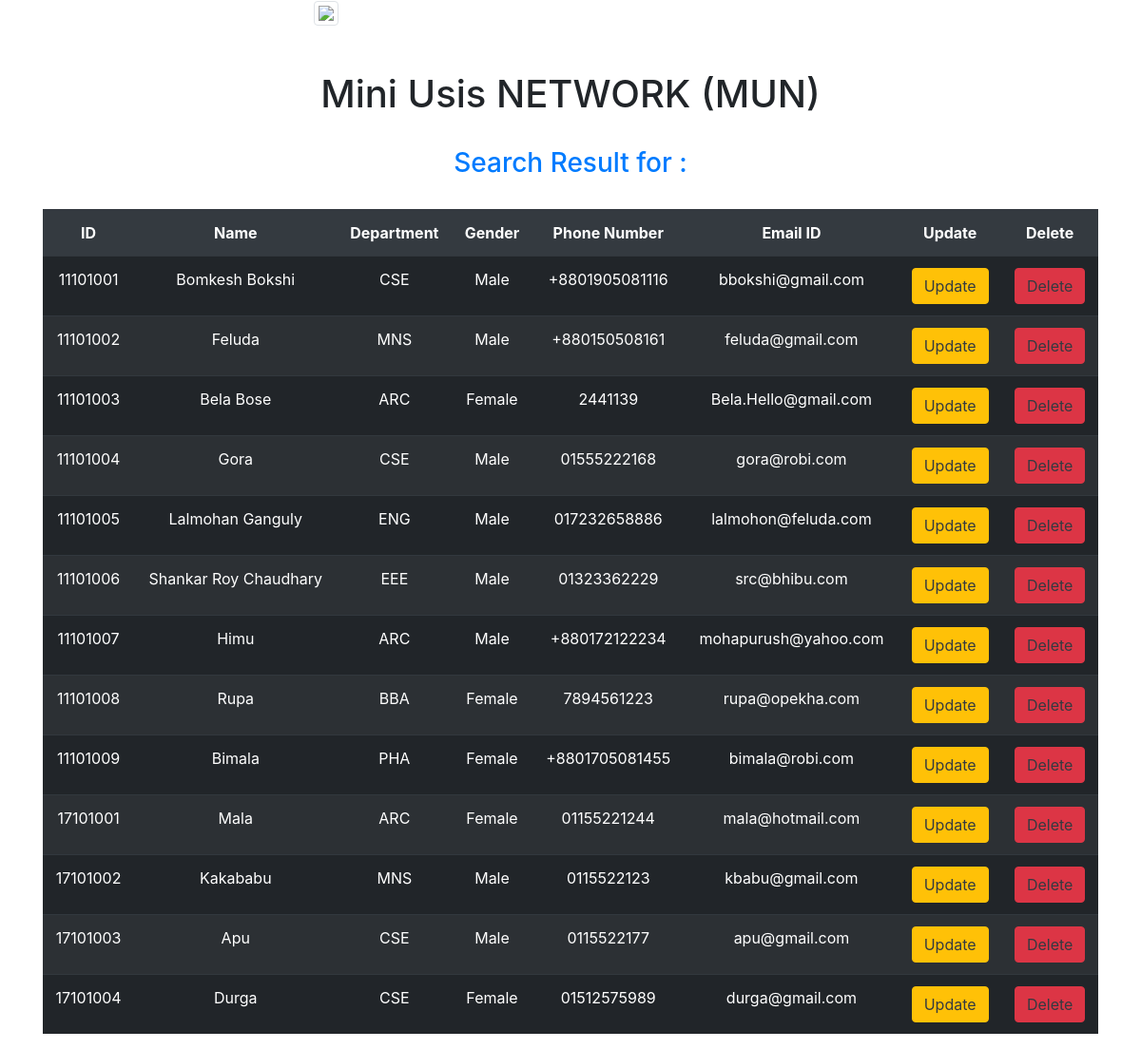
Page /Controller/search.php on the committed database.
### tables this page shows
CREATE TABLE `student` (
  `student_ID` varchar(255) NOT NULL,
  `Name` varchar(255) NOT NULL,
  `department` varchar(255) NOT NULL,
  `gender` varchar(255) NOT NULL,
  `phone_number` varchar(255) NOT NULL,
  `email_id` varchar(255) NOT NULL
);

### Controller/search.php (the view, shortened to what this page needs)
<?php include 'connection.php'; ?>
<!DOCTYPE html>
<html lang="en">
<head>
    <link rel="stylesheet" href="https://stackpath.bootstrapcdn.com/bootstrap/4.1.3/css/bootstrap.min.css"
>
    <link rel="stylesheet" type="text/css" href="http://ajax.aspnetcdn.com/ajax/jquery.dataTables/1.9.4/css/jquery.dataTables.css">
</head>
</head>
<body>
 <div class="container">
        <div class="row">
            <div class="col-sm-6 offset-3">
            <img src="bracu.png" class="img-thumbnail" >
            <br> <br> <br>
            <h1 class="display-6 text-center">Mini Usis NETWORK (MUN)</h1>
            </div>
        </div>
            <br>
                <h3 class="text-primary text-center"> Search Result for : <?php $d = $_GET['searchFor'];echo $d?> </h3>
                <br>
                <table id="tabledata" class=" table table-striped table-dark">
<tr class="bg-dark text-white text-center">
                                                <th> ID </th>
                        <th> Name </th>
                        <th> Department </th>
                        <th> Gender </th>
                        <th> Phone Number</th>
                        <th> Email ID </th>
                        <th> Update </th>
                        <th> Delete </th>
</tr>
<?php
$dd = $_GET['searchFor'];
$q3 = "SELECT * FROM student where student_ID like'%$dd%' ";
$show3 = mysqli_query($connection,$q3);
while($res = mysqli_fetch_array($show3)){
?>
<tr class="text-center">
<td>
                            <?php echo $res['student_ID'];  ?>
                        </td>
                        <td>
                            <?php echo $res['Name'];  ?>
                        </td>
                        <td>
                            <?php echo $res['department'];  ?>
                        </td>
                        <td>
                            <?php echo $res['gender'];  ?>
                        </td>
                        <td>
                            <?php echo $res['phone_number'];  ?>
                        </td>
                        <td>
                            <?php echo $res['email_id'];  ?>
                        </td>
                        <td> <button class="btn-warning btn"> <a href="update.php?id=<?php echo $res['student_ID']; ?>" class="text-dark">
                                    Update </a> </button> </td>
                        <td> <button class="btn-danger btn"> <a href="delete.php?id=<?php echo $res['student_ID']; ?>" class="text-dark">
                                    Delete </a> </button> </td>
</tr>
<?php
}
?>
</table>
</div>
</body>
</html>

### rows in the picture
student: student_ID "11101001", Name "Bomkesh Bokshi", department "CSE", gender "Male", phone_number "+8801905081116", email "bbokshi@gmail.com"
student: student_ID "11101002", Name "Feluda", department "MNS", gender "Male", phone_number "+880150508161", email "feluda@gmail.com"
student: student_ID "11101003", Name "Bela Bose", department "ARC", gender "Female", phone_number "2441139", email "Bela.Hello@gmail.com"
student: student_ID "11101004", Name "Gora", department "CSE", gender "Male", phone_number "01555222168", email "gora@robi.com"
student: student_ID "11101005", Name "Lalmohan Ganguly", department "ENG", gender "Male", phone_number "017232658886", email "lalmohon@feluda.com"
student: student_ID "11101006", Name "Shankar Roy Chaudhary", department "EEE", gender "Male", phone_number "01323362229", email "src@bhibu.com"
student: student_ID "11101007", Name "Himu", department "ARC", gender "Male", phone_number "+880172122234", email "mohapurush@yahoo.com"
student: student_ID "11101008", Name "Rupa", department "BBA", gender "Female", phone_number "7894561223", email "rupa@opekha.com"
student: student_ID "11101009", Name "Bimala", department "PHA", gender "Female", phone_number "+8801705081455", email "bimala@robi.com"
student: student_ID "17101001", Name "Mala", department "ARC", gender "Female", phone_number "01155221244", email "mala@hotmail.com"
student: student_ID "17101002", Name "Kakababu", department "MNS", gender "Male", phone_number "0115522123", email "kbabu@gmail.com"
student: student_ID "17101003", Name "Apu", department "CSE", gender "Male", phone_number "0115522177", email "apu@gmail.com"
student: student_ID "17101004", Name "Durga", department "CSE", gender "Female", phone_number "01512575989", email "durga@gmail.com"
